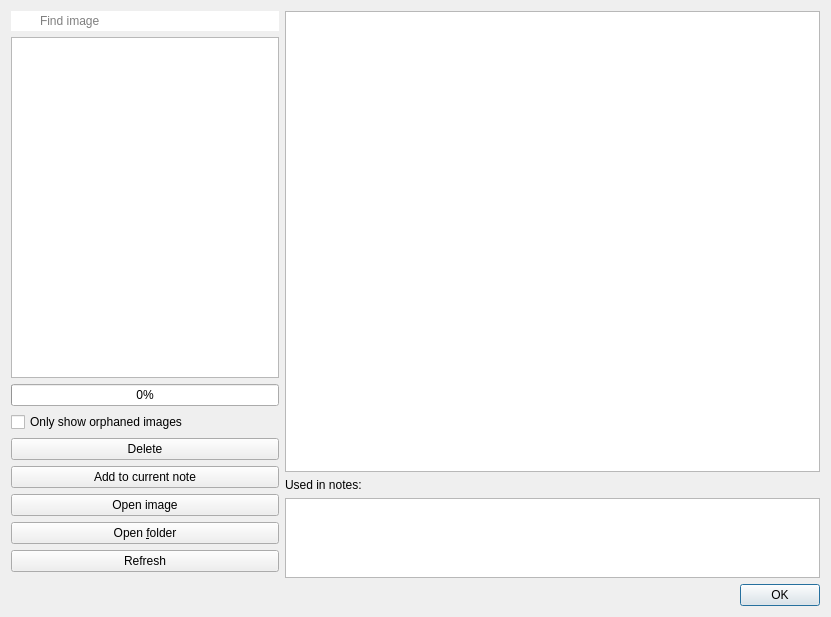
<?xml version="1.0" encoding="UTF-8"?>
<ui version="4.0">
 <class>StoredImagesDialog</class>
 <widget class="QDialog" name="StoredImagesDialog">
  <property name="geometry">
   <rect>
    <x>0</x>
    <y>0</y>
    <width>831</width>
    <height>617</height>
   </rect>
  </property>
  <property name="windowTitle">
   <string>Stored images</string>
  </property>
  <layout class="QGridLayout" name="gridLayout">
   <item row="2" column="0" colspan="2">
    <widget class="QDialogButtonBox" name="buttonBox">
     <property name="orientation">
      <enum>Qt::Horizontal</enum>
     </property>
     <property name="standardButtons">
      <set>QDialogButtonBox::Ok</set>
     </property>
    </widget>
   </item>
   <item row="0" column="0">
    <widget class="QFrame" name="frame">
     <property name="sizePolicy">
      <sizepolicy hsizetype="Preferred" vsizetype="Preferred">
       <horstretch>1</horstretch>
       <verstretch>0</verstretch>
      </sizepolicy>
     </property>
     <property name="frameShape">
      <enum>QFrame::NoFrame</enum>
     </property>
     <property name="frameShadow">
      <enum>QFrame::Raised</enum>
     </property>
     <layout class="QGridLayout" name="gridLayout_2">
      <property name="leftMargin">
       <number>0</number>
      </property>
      <property name="topMargin">
       <number>0</number>
      </property>
      <property name="rightMargin">
       <number>0</number>
      </property>
      <property name="bottomMargin">
       <number>0</number>
      </property>
      <item row="2" column="0">
       <widget class="QProgressBar" name="progressBar">
        <property name="value">
         <number>0</number>
        </property>
       </widget>
      </item>
      <item row="8" column="0">
       <widget class="QPushButton" name="openFolderButton">
        <property name="toolTip">
         <string>Open the media folder</string>
        </property>
        <property name="text">
         <string>Open &amp;folder</string>
        </property>
        <property name="icon">
         <iconset theme="list-remove" resource="../breeze-pkbsuite.qrc">
          <normaloff>:/icons/breeze-pkbsuite/16x16/list-remove.svg</normaloff>:/icons/breeze-pkbsuite/16x16/list-remove.svg</iconset>
        </property>
       </widget>
      </item>
      <item row="7" column="0">
       <widget class="QPushButton" name="openFileButton">
        <property name="toolTip">
         <string>Open image externally</string>
        </property>
        <property name="text">
         <string>Open image</string>
        </property>
        <property name="icon">
         <iconset theme="mail-attachment" resource="../breeze-pkbsuite.qrc">
          <normaloff>:/icons/breeze-pkbsuite/16x16/mail-attachment.svg</normaloff>:/icons/breeze-pkbsuite/16x16/mail-attachment.svg</iconset>
        </property>
       </widget>
      </item>
      <item row="1" column="0">
       <widget class="QTreeWidget" name="fileTreeWidget">
        <property name="contextMenuPolicy">
         <enum>Qt::CustomContextMenu</enum>
        </property>
        <property name="editTriggers">
         <set>QAbstractItemView::EditKeyPressed</set>
        </property>
        <property name="selectionMode">
         <enum>QAbstractItemView::ExtendedSelection</enum>
        </property>
        <property name="rootIsDecorated">
         <bool>false</bool>
        </property>
        <attribute name="headerVisible">
         <bool>false</bool>
        </attribute>
        <column>
         <property name="text">
          <string notr="true">1</string>
         </property>
        </column>
       </widget>
      </item>
      <item row="3" column="0">
       <widget class="QCheckBox" name="checkBox">
        <property name="toolTip">
         <string>Only show images that are not used in notes</string>
        </property>
        <property name="text">
         <string>Only show orphaned images</string>
        </property>
       </widget>
      </item>
      <item row="6" column="0">
       <widget class="QPushButton" name="insertButton">
        <property name="toolTip">
         <string>Add selected images to the current note</string>
        </property>
        <property name="text">
         <string>Add to current note</string>
        </property>
        <property name="icon">
         <iconset theme="list-add" resource="../breeze-pkbsuite.qrc">
          <normaloff>:/icons/breeze-pkbsuite/16x16/list-add.svg</normaloff>:/icons/breeze-pkbsuite/16x16/list-add.svg</iconset>
        </property>
       </widget>
      </item>
      <item row="4" column="0">
       <widget class="QPushButton" name="deleteButton">
        <property name="toolTip">
         <string>Delete selected images</string>
        </property>
        <property name="text">
         <string>Delete</string>
        </property>
        <property name="icon">
         <iconset theme="list-remove" resource="../breeze-pkbsuite.qrc">
          <normaloff>:/icons/breeze-pkbsuite/16x16/list-remove.svg</normaloff>:/icons/breeze-pkbsuite/16x16/list-remove.svg</iconset>
        </property>
       </widget>
      </item>
      <item row="0" column="0">
       <widget class="LineEdit" name="searchLineEdit">
        <property name="styleSheet">
         <string notr="true">QLineEdit {
	border: none;
	padding: 2px 5px 2px 27px;
	background-image: url(:/images/search-notes.svg);
	background-repeat: no-repeat;
	background-position: center left;
	margin-right: 0px;
}
</string>
        </property>
        <property name="placeholderText">
         <string>Find image</string>
        </property>
        <property name="clearButtonEnabled">
         <bool>true</bool>
        </property>
       </widget>
      </item>
      <item row="9" column="0">
       <widget class="QPushButton" name="refreshButton">
        <property name="text">
         <string>Refresh</string>
        </property>
        <property name="icon">
         <iconset theme="folder" resource="../breeze-dark-pkbsuite.qrc">
          <normaloff>:/icons/breeze-dark-pkbsuite/16x16/folder.svg</normaloff>:/icons/breeze-dark-pkbsuite/16x16/folder.svg</iconset>
        </property>
       </widget>
      </item>
     </layout>
    </widget>
   </item>
   <item row="0" column="1" rowspan="2">
    <widget class="QFrame" name="frame_2">
     <property name="sizePolicy">
      <sizepolicy hsizetype="Preferred" vsizetype="Preferred">
       <horstretch>2</horstretch>
       <verstretch>0</verstretch>
      </sizepolicy>
     </property>
     <property name="frameShape">
      <enum>QFrame::NoFrame</enum>
     </property>
     <property name="frameShadow">
      <enum>QFrame::Raised</enum>
     </property>
     <layout class="QGridLayout" name="gridLayout_3">
      <property name="leftMargin">
       <number>0</number>
      </property>
      <property name="topMargin">
       <number>0</number>
      </property>
      <property name="rightMargin">
       <number>0</number>
      </property>
      <property name="bottomMargin">
       <number>0</number>
      </property>
      <item row="1" column="0">
       <widget class="QFrame" name="notesFrame">
        <property name="frameShape">
         <enum>QFrame::NoFrame</enum>
        </property>
        <layout class="QVBoxLayout" name="verticalLayout">
         <property name="leftMargin">
          <number>0</number>
         </property>
         <property name="topMargin">
          <number>0</number>
         </property>
         <property name="rightMargin">
          <number>0</number>
         </property>
         <property name="bottomMargin">
          <number>0</number>
         </property>
         <item>
          <widget class="QLabel" name="label">
           <property name="text">
            <string>Used in notes:</string>
           </property>
          </widget>
         </item>
         <item>
          <widget class="QTreeWidget" name="noteTreeWidget">
           <property name="sizePolicy">
            <sizepolicy hsizetype="Expanding" vsizetype="Maximum">
             <horstretch>0</horstretch>
             <verstretch>0</verstretch>
            </sizepolicy>
           </property>
           <property name="maximumSize">
            <size>
             <width>16777215</width>
             <height>80</height>
            </size>
           </property>
           <property name="contextMenuPolicy">
            <enum>Qt::CustomContextMenu</enum>
           </property>
           <property name="rootIsDecorated">
            <bool>false</bool>
           </property>
           <property name="sortingEnabled">
            <bool>true</bool>
           </property>
           <property name="headerHidden">
            <bool>true</bool>
           </property>
           <column>
            <property name="text">
             <string notr="true">Note</string>
            </property>
           </column>
          </widget>
         </item>
        </layout>
       </widget>
      </item>
      <item row="0" column="0">
       <widget class="QGraphicsView" name="graphicsView"/>
      </item>
     </layout>
    </widget>
   </item>
  </layout>
 </widget>
 <customwidgets>
  <customwidget>
   <class>LineEdit</class>
   <extends>QLineEdit</extends>
   <header location="global">widgets/lineedit.h</header>
  </customwidget>
 </customwidgets>
 <resources>
  <include location="../breeze-dark-pkbsuite.qrc"/>
  <include location="../breeze-pkbsuite.qrc"/>
 </resources>
 <connections>
  <connection>
   <sender>buttonBox</sender>
   <signal>accepted()</signal>
   <receiver>StoredImagesDialog</receiver>
   <slot>accept()</slot>
   <hints>
    <hint type="sourcelabel">
     <x>248</x>
     <y>254</y>
    </hint>
    <hint type="destinationlabel">
     <x>157</x>
     <y>274</y>
    </hint>
   </hints>
  </connection>
  <connection>
   <sender>buttonBox</sender>
   <signal>rejected()</signal>
   <receiver>StoredImagesDialog</receiver>
   <slot>reject()</slot>
   <hints>
    <hint type="sourcelabel">
     <x>316</x>
     <y>260</y>
    </hint>
    <hint type="destinationlabel">
     <x>286</x>
     <y>274</y>
    </hint>
   </hints>
  </connection>
 </connections>
</ui>
